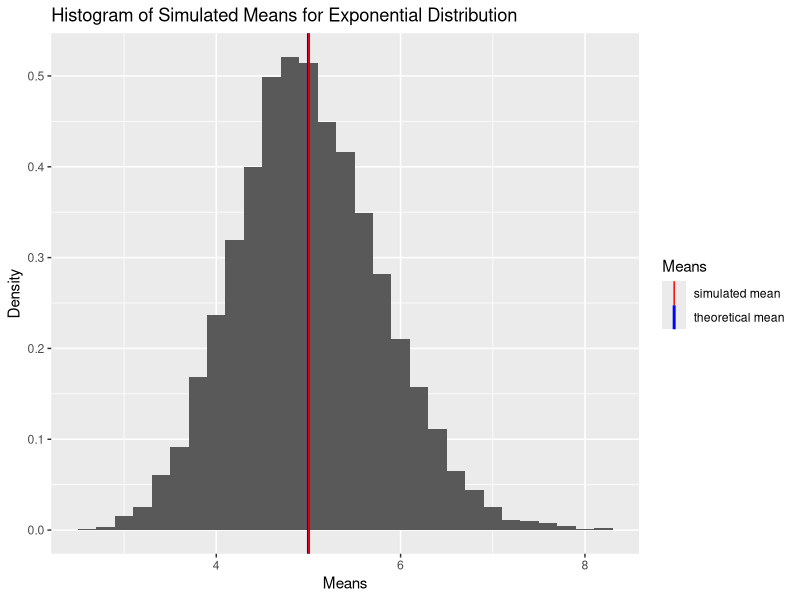
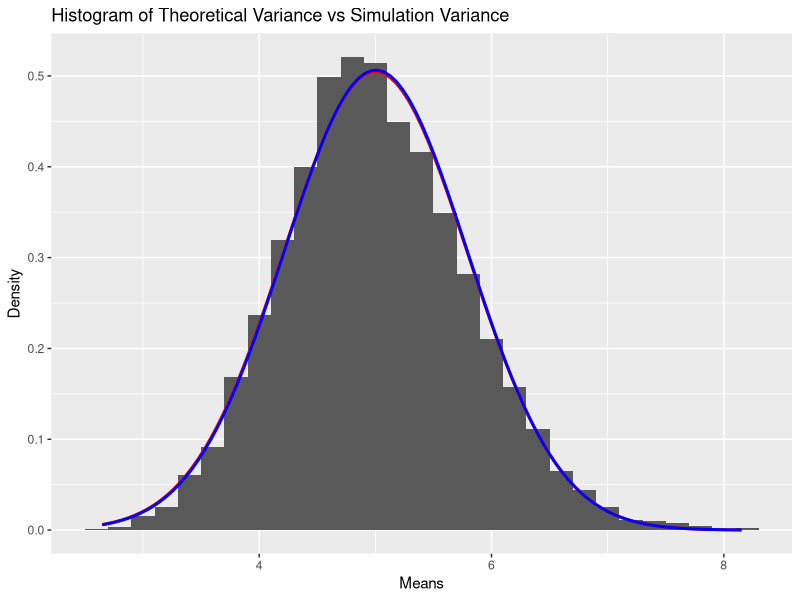
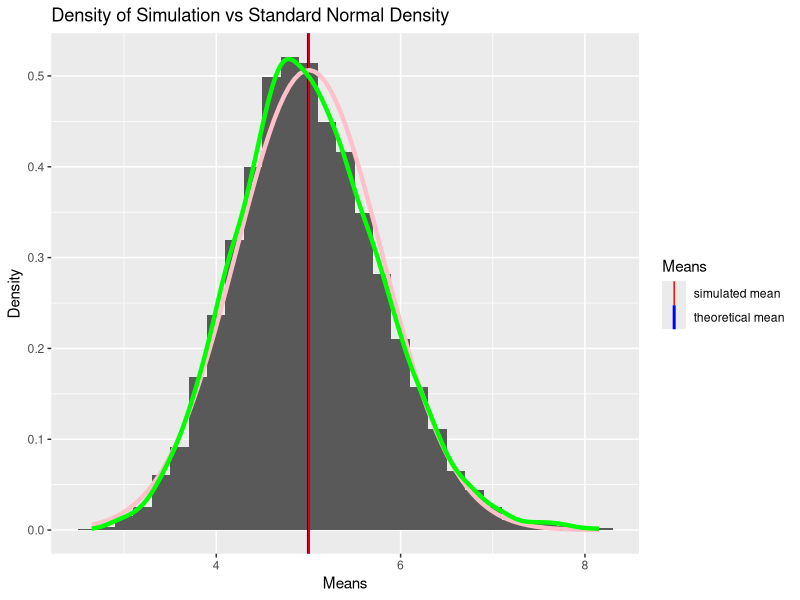
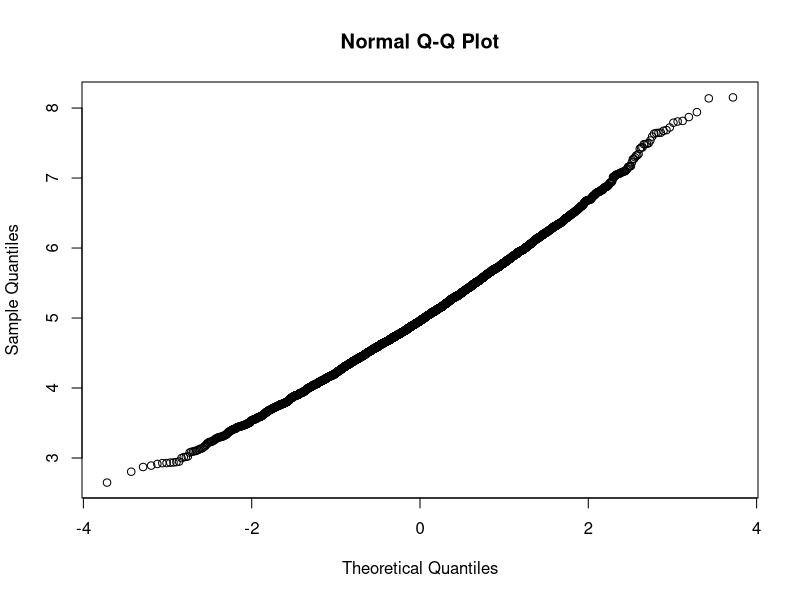

The R source for these figures, in order:
## ---- chunk 1
# Set our working directory 
setwd("/Users/charlyastrada/Sites/dataanalysis/stat_inference")

# Load libraries
library(ggplot2)

# Set seed for reproducibility
set.seed(2016)
## ---- chunk 2
n <- 40
lambda <- 0.2
sims <- 5000
## ---- chunk 3
exp.dist.sim <- matrix(rexp(n * sims, rate = lambda), sims)
## ---- chunk 4
exp.dist.sim.means <- apply(exp.dist.sim, 1, mean)
## ---- chunk 5
sim.mean <- mean(exp.dist.sim.means)
## ---- chunk 6
# create a dataframe of the means for use in ggplot
df.sim.means <- data.frame(means = exp.dist.sim.means)

cols <- c("red", "blue")
names(cols) <- c("Theoretical mean", "Simulation mean")
p.means <- ggplot(df.sim.means, aes(means))
p.means + geom_histogram(binwidth = lambda, aes(y = ..density..)) +
        geom_vline(aes(xintercept = 1/0.2, color = "theoretical mean"), size = 1) +
        geom_vline(aes(xintercept = mean(df.sim.means$mean), color = "simulated mean")) +
        scale_color_manual(name = "Means", values = c("red", "blue")) + 
        labs(x = "Means", y = "Density", title = "Histogram of Simulated Means for Exponential Distribution")
## ---- chunk 7
sd.means <- sd(exp.dist.sim.means)
var.sim.means <- sd.means ^ 2
## ---- chunk 8
sd.theoretical <- 1/lambda/sqrt(n)
mean.theoretical <- 1/lambda
## ---- chunk 9
p.var <- ggplot(df.sim.means, aes(means))
p.var + geom_histogram(binwidth = lambda, aes(y = ..density..)) +
        stat_function(fun=dnorm,args=list(mean=mean.theoretical, sd=sd.theoretical), color = "red", size = 1.0) +
        stat_function(fun=dnorm,args=list(mean=sim.mean, sd=sd.means), color = "blue", size = 1.0) +
        labs(x = "Means", y = "Density", title = "Histogram of Theoretical Variance vs Simulation Variance")
## ---- chunk 10
p.dist <- ggplot(df.sim.means, aes(means))
p.dist + geom_histogram(binwidth = lambda, aes(y = ..density..)) +
        geom_vline(aes(xintercept = 1/0.2, color = "theoretical mean"), size = 1) +
        geom_vline(aes(xintercept = mean(df.sim.means$mean), color = "simulated mean")) +
        scale_color_manual(name = "Means", values = c("red", "blue")) + 
        stat_function(fun=dnorm,args=list(mean=sim.mean, sd=sd.means), color = "pink", size = 1.5) +
        geom_density(color = "green", size = 1.5) + 
        labs(x = "Means", y = "Density", title = "Density of Simulation vs Standard Normal Density")
## ---- chunk 11
qqnorm(df.sim.means$means)
